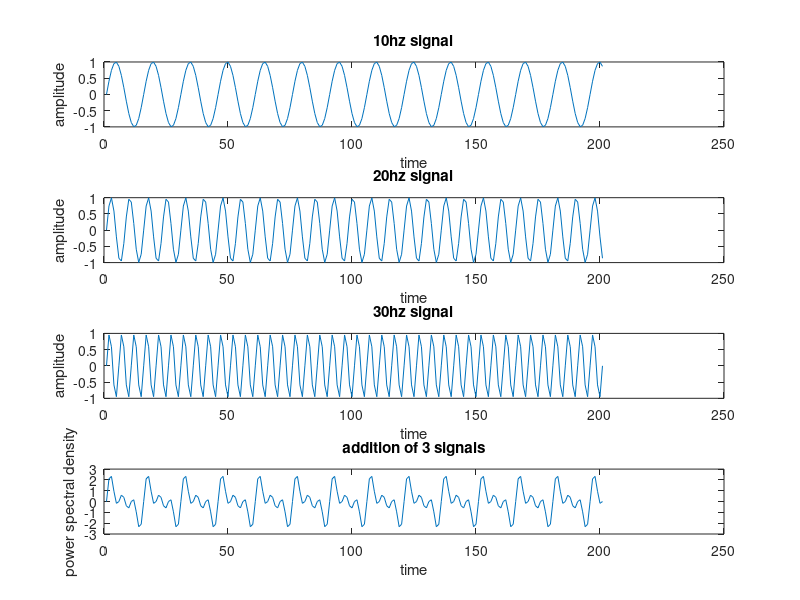
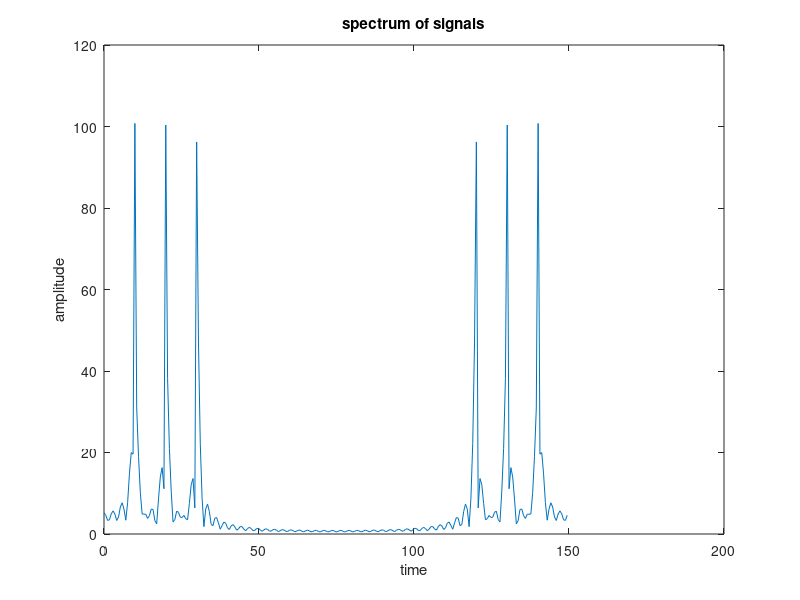
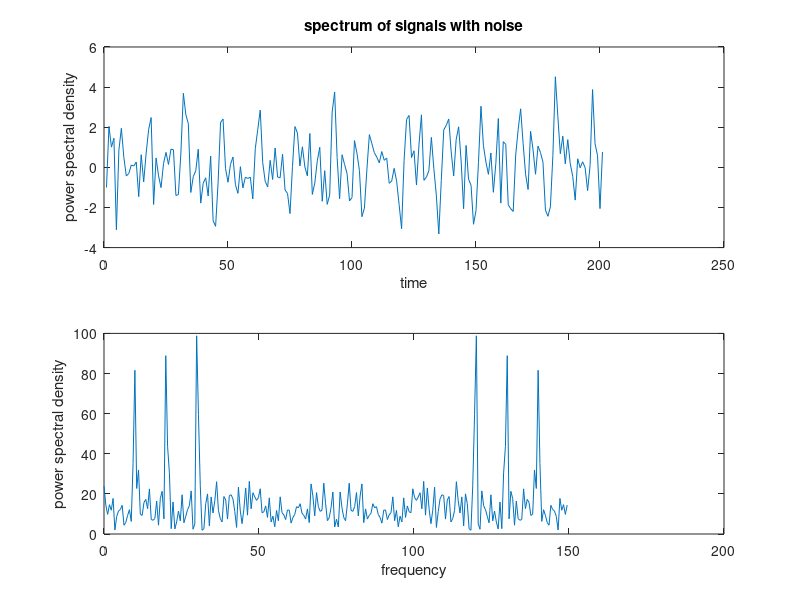

Write MATLAB code to recreate these figures, in order.
% 3rd experiment: Spectral analysis of the signals.
clc;
close all;
clear all;
t = 0:200;
fs = 150;

s1 = sin(2*pi*10*t/fs); % signal of 10 hz
subplot(4,1,1);
plot(s1);
title('10hz signal');
xlabel('time');
ylabel('amplitude');

s2 = sin(2*pi*20*t/fs); % signal of 20 hz
subplot(4,1,2);
plot(s2);
title('20hz signal');
xlabel('time');
ylabel('amplitude');

s3 = sin(2*pi*30*t/fs); % signal of 30 hz
subplot(4,1,3);
plot(s3);
title('30hz signal');
xlabel('time');
ylabel('amplitude');

s = s1 + s2 + s3;
subplot(4,1,4);
plot(s);
title('addition of 3 signals');
xlabel('time');
ylabel('power spectral density');

n = 256;
f = fft(s,n);
d = abs(f);
figure(2);
h = 0:fs/n:fs - (fs/n);
plot(h,d);
title('spectrum of signals');
xlabel('time');
ylabel('amplitude');

sn = awgn(s,0.5);
figure(3);
subplot(2,1,1);
plot(sn);
fn = fft(sn,n);
title('spectrum of signals with noise');
xlabel('time');
ylabel('power spectral density');

dn = abs(fn);
subplot(2,1,2);
plot(h,dn);
xlabel('frequency');
ylabel('power spectral density');

